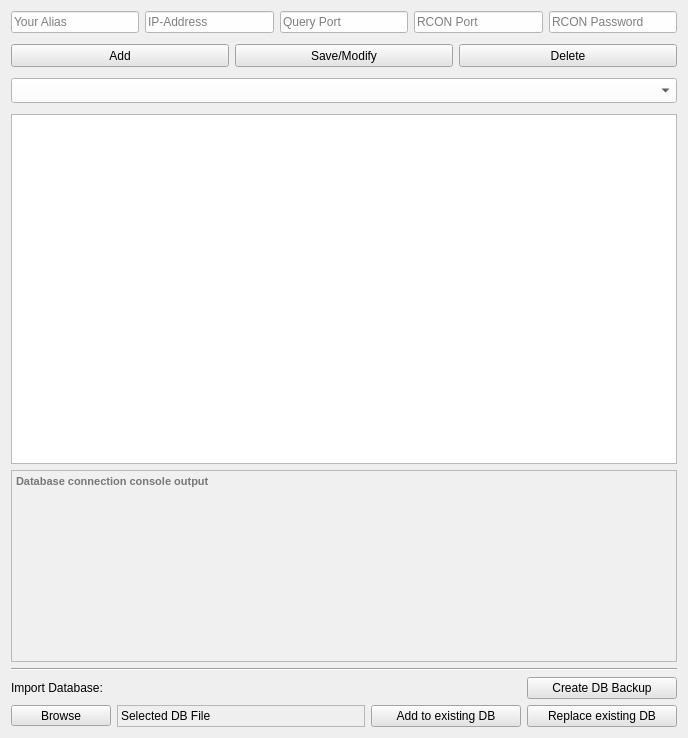
     <widget class="QWidget" name="Tab_Server">
      <attribute name="title">
       <string>Server Manager</string>
      </attribute>
      <layout class="QVBoxLayout" name="verticalLayout_20">
       <item>
        <layout class="QVBoxLayout" name="verticalLayout_19">
         <item>
          <layout class="QVBoxLayout" name="verticalLayout_18">
           <item>
            <layout class="QHBoxLayout" name="horizontalLayout_15">
             <item>
              <widget class="QLineEdit" name="server_alias">
               <property name="minimumSize">
                <size>
                 <width>105</width>
                 <height>20</height>
                </size>
               </property>
               <property name="toolTip">
                <string>Alias Name of the server</string>
               </property>
               <property name="statusTip">
                <string>Alias Name of the server</string>
               </property>
               <property name="styleSheet">
                <string notr="true">background-color:rgb(254, 254, 254);</string>
               </property>
               <property name="text">
                <string/>
               </property>
               <property name="placeholderText">
                <string>Your Alias</string>
               </property>
              </widget>
             </item>
             <item>
              <widget class="QLineEdit" name="server_ip">
               <property name="minimumSize">
                <size>
                 <width>105</width>
                 <height>20</height>
                </size>
               </property>
               <property name="toolTip">
                <string>IP Address of the server</string>
               </property>
               <property name="statusTip">
                <string>IP Address of the server</string>
               </property>
               <property name="styleSheet">
                <string notr="true">background-color:rgb(254, 254, 254);</string>
               </property>
               <property name="text">
                <string/>
               </property>
               <property name="placeholderText">
                <string>IP-Address</string>
               </property>
              </widget>
             </item>
             <item>
              <widget class="QLineEdit" name="server_query">
               <property name="minimumSize">
                <size>
                 <width>106</width>
                 <height>20</height>
                </size>
               </property>
               <property name="toolTip">
                <string>Query Port of the server</string>
               </property>
               <property name="statusTip">
                <string>Query Port of the server</string>
               </property>
               <property name="styleSheet">
                <string notr="true">background-color:rgb(254, 254, 254);</string>
               </property>
               <property name="text">
                <string/>
               </property>
               <property name="placeholderText">
                <string>Query Port</string>
               </property>
              </widget>
             </item>
             <item>
              <widget class="QLineEdit" name="server_rconport">
               <property name="minimumSize">
                <size>
                 <width>105</width>
                 <height>20</height>
                </size>
               </property>
               <property name="toolTip">
                <string>RCON Port of the server</string>
               </property>
               <property name="statusTip">
                <string>RCON Port of the server</string>
               </property>
               <property name="layoutDirection">
                <enum>Qt::LeftToRight</enum>
               </property>
               <property name="styleSheet">
                <string notr="true">background-color:rgb(254, 254, 254);</string>
               </property>
               <property name="text">
                <string/>
               </property>
               <property name="placeholderText">
                <string>RCON Port</string>
               </property>
              </widget>
             </item>
             <item>
              <widget class="QLineEdit" name="server_rconpw">
               <property name="minimumSize">
                <size>
                 <width>105</width>
                 <height>20</height>
                </size>
               </property>
               <property name="toolTip">
                <string>RCON Password of the server</string>
               </property>
               <property name="statusTip">
                <string>RCON Password of the server</string>
               </property>
               <property name="layoutDirection">
                <enum>Qt::LeftToRight</enum>
               </property>
               <property name="styleSheet">
                <string notr="true">background-color:rgb(254, 254, 254);</string>
               </property>
               <property name="text">
                <string/>
               </property>
               <property name="echoMode">
                <enum>QLineEdit::PasswordEchoOnEdit</enum>
               </property>
               <property name="placeholderText">
                <string>RCON Password</string>
               </property>
              </widget>
             </item>
            </layout>
           </item>
           <item>
            <spacer name="verticalSpacer_10">
             <property name="orientation">
              <enum>Qt::Vertical</enum>
             </property>
             <property name="sizeType">
              <enum>QSizePolicy::Minimum</enum>
             </property>
             <property name="sizeHint" stdset="0">
              <size>
               <width>20</width>
               <height>5</height>
              </size>
             </property>
            </spacer>
           </item>
           <item>
            <layout class="QHBoxLayout" name="horizontalLayout_16">
             <item>
              <widget class="QPushButton" name="btn_server_add">
               <property name="sizePolicy">
                <sizepolicy hsizetype="Expanding" vsizetype="Fixed">
                 <horstretch>0</horstretch>
                 <verstretch>0</verstretch>
                </sizepolicy>
               </property>
               <property name="minimumSize">
                <size>
                 <width>0</width>
                 <height>23</height>
                </size>
               </property>
               <property name="toolTip">
                <string>Add a server to the Database</string>
               </property>
               <property name="statusTip">
                <string>Add a server to the Database</string>
               </property>
               <property name="layoutDirection">
                <enum>Qt::LeftToRight</enum>
               </property>
               <property name="styleSheet">
                <string notr="true">background-color:rgb(228, 228, 228)
</string>
               </property>
               <property name="text">
                <string>Add</string>
               </property>
              </widget>
             </item>
             <item>
              <widget class="QPushButton" name="btn_server_modify">
               <property name="sizePolicy">
                <sizepolicy hsizetype="Expanding" vsizetype="Fixed">
                 <horstretch>0</horstretch>
                 <verstretch>0</verstretch>
                </sizepolicy>
               </property>
               <property name="minimumSize">
                <size>
                 <width>0</width>
                 <height>23</height>
                </size>
               </property>
               <property name="toolTip">
                <string>Save and edited server to the Database</string>
               </property>
               <property name="statusTip">
                <string>Save and edited server to the Database</string>
               </property>
               <property name="layoutDirection">
                <enum>Qt::LeftToRight</enum>
               </property>
               <property name="styleSheet">
                <string notr="true">background-color:rgb(228, 228, 228)
</string>
               </property>
               <property name="text">
                <string>Save/Modify</string>
               </property>
              </widget>
             </item>
             <item>
              <widget class="QPushButton" name="btn_server_delete">
               <property name="sizePolicy">
                <sizepolicy hsizetype="Expanding" vsizetype="Fixed">
                 <horstretch>0</horstretch>
                 <verstretch>0</verstretch>
                </sizepolicy>
               </property>
               <property name="minimumSize">
                <size>
                 <width>0</width>
                 <height>23</height>
                </size>
               </property>
               <property name="toolTip">
                <string>Delete a server from the Database</string>
               </property>
               <property name="statusTip">
                <string>Delete a server from the Database</string>
               </property>
               <property name="layoutDirection">
                <enum>Qt::LeftToRight</enum>
               </property>
               <property name="styleSheet">
                <string notr="true">background-color:rgb(228, 228, 228)
</string>
               </property>
               <property name="text">
                <string>Delete</string>
               </property>
              </widget>
             </item>
            </layout>
           </item>
           <item>
            <spacer name="verticalSpacer_11">
             <property name="orientation">
              <enum>Qt::Vertical</enum>
             </property>
             <property name="sizeType">
              <enum>QSizePolicy::Minimum</enum>
             </property>
             <property name="sizeHint" stdset="0">
              <size>
               <width>20</width>
               <height>5</height>
              </size>
             </property>
            </spacer>
           </item>
           <item>
            <widget class="QComboBox" name="dropdown_server_list">
             <property name="sizePolicy">
              <sizepolicy hsizetype="Expanding" vsizetype="Fixed">
               <horstretch>0</horstretch>
               <verstretch>0</verstretch>
              </sizepolicy>
             </property>
             <property name="minimumSize">
              <size>
               <width>552</width>
               <height>25</height>
              </size>
             </property>
             <property name="font">
              <font>
               <pointsize>9</pointsize>
               <weight>50</weight>
               <bold>false</bold>
              </font>
             </property>
             <property name="toolTip">
              <string>Select Server to modify/delete from List</string>
             </property>
             <property name="statusTip">
              <string>Select Server to modify/delete from List</string>
             </property>
             <property name="styleSheet">
              <string notr="true">background-color:rgb(254, 254, 254);</string>
             </property>
             <property name="editable">
              <bool>false</bool>
             </property>
             <property name="currentText">
              <string>Select Server to modify/delete from List</string>
             </property>
             <property name="placeholderText">
              <string>Select Server to modify/delete from List</string>
             </property>
            </widget>
           </item>
           <item>
            <spacer name="verticalSpacer_12">
             <property name="orientation">
              <enum>Qt::Vertical</enum>
             </property>
             <property name="sizeType">
              <enum>QSizePolicy::Minimum</enum>
             </property>
             <property name="sizeHint" stdset="0">
              <size>
               <width>20</width>
               <height>5</height>
              </size>
             </property>
            </spacer>
           </item>
           <item>
            <widget class="QTableWidget" name="tbl_server_manager">
             <property name="minimumSize">
              <size>
               <width>0</width>
               <height>350</height>
              </size>
             </property>
             <property name="mouseTracking">
              <bool>true</bool>
             </property>
             <property name="autoFillBackground">
              <bool>false</bool>
             </property>
             <property name="styleSheet">
              <string notr="true"/>
             </property>
             <property name="frameShadow">
              <enum>QFrame::Sunken</enum>
             </property>
             <property name="verticalScrollBarPolicy">
              <enum>Qt::ScrollBarAsNeeded</enum>
             </property>
             <property name="horizontalScrollBarPolicy">
              <enum>Qt::ScrollBarAlwaysOff</enum>
             </property>
             <property name="sizeAdjustPolicy">
              <enum>QAbstractScrollArea::AdjustToContentsOnFirstShow</enum>
             </property>
             <property name="editTriggers">
              <set>QAbstractItemView::NoEditTriggers</set>
             </property>
             <property name="alternatingRowColors">
              <bool>true</bool>
             </property>
             <property name="textElideMode">
              <enum>Qt::ElideNone</enum>
             </property>
             <property name="sortingEnabled">
              <bool>false</bool>
             </property>
             <attribute name="horizontalHeaderVisible">
              <bool>false</bool>
             </attribute>
             <attribute name="horizontalHeaderCascadingSectionResizes">
              <bool>true</bool>
             </attribute>
             <attribute name="horizontalHeaderMinimumSectionSize">
              <number>130</number>
             </attribute>
             <attribute name="horizontalHeaderDefaultSectionSize">
              <number>130</number>
             </attribute>
             <attribute name="horizontalHeaderShowSortIndicator" stdset="0">
              <bool>true</bool>
             </attribute>
             <attribute name="horizontalHeaderStretchLastSection">
              <bool>true</bool>
             </attribute>
             <attribute name="verticalHeaderVisible">
              <bool>false</bool>
             </attribute>
             <attribute name="verticalHeaderMinimumSectionSize">
              <number>15</number>
             </attribute>
             <attribute name="verticalHeaderDefaultSectionSize">
              <number>23</number>
             </attribute>
             <attribute name="verticalHeaderStretchLastSection">
              <bool>false</bool>
             </attribute>
             <column>
              <property name="text">
               <string>Alias</string>
              </property>
              <property name="textAlignment">
               <set>AlignCenter</set>
              </property>
             </column>
             <column>
              <property name="text">
               <string>IP-Address</string>
              </property>
              <property name="textAlignment">
               <set>AlignCenter</set>
              </property>
             </column>
             <column>
              <property name="text">
               <string>Query Port</string>
              </property>
              <property name="textAlignment">
               <set>AlignCenter</set>
              </property>
             </column>
             <column>
              <property name="text">
               <string>RCON Port</string>
              </property>
              <property name="textAlignment">
               <set>AlignCenter</set>
              </property>
             </column>
             <column>
              <property name="text">
               <string>RCON Password</string>
              </property>
              <property name="textAlignment">
               <set>AlignCenter</set>
              </property>
             </column>
            </widget>
           </item>
           <item>
            <widget class="QTextEdit" name="label_db_console">
             <property name="sizePolicy">
              <sizepolicy hsizetype="Expanding" vsizetype="MinimumExpanding">
               <horstretch>0</horstretch>
               <verstretch>0</verstretch>
              </sizepolicy>
             </property>
             <property name="minimumSize">
              <size>
               <width>0</width>
               <height>100</height>
              </size>
             </property>
             <property name="maximumSize">
              <size>
               <width>16777215</width>
               <height>166655</height>
              </size>
             </property>
             <property name="font">
              <font>
               <pointsize>8</pointsize>
               <weight>75</weight>
               <bold>true</bold>
               <kerning>true</kerning>
              </font>
             </property>
             <property name="toolTip">
              <string>Output Console of Database Connection</string>
             </property>
             <property name="statusTip">
              <string>Output Console of Database Connection</string>
             </property>
             <property name="autoFillBackground">
              <bool>false</bool>
             </property>
             <property name="styleSheet">
              <string notr="true">background-image: url(:/img/img/sbck.png);
background-color: #f0f0f0;
background-position: center;
background-repeat: no-repeat;

</string>
             </property>
             <property name="verticalScrollBarPolicy">
              <enum>Qt::ScrollBarAlwaysOff</enum>
             </property>
             <property name="readOnly">
              <bool>false</bool>
             </property>
             <property name="html">
              <string>&lt;!DOCTYPE HTML PUBLIC &quot;-//W3C//DTD HTML 4.0//EN&quot; &quot;http://www.w3.org/TR/REC-html40/strict.dtd&quot;&gt;
&lt;html&gt;&lt;head&gt;&lt;meta name=&quot;qrichtext&quot; content=&quot;1&quot; /&gt;&lt;style type=&quot;text/css&quot;&gt;
p, li { white-space: pre-wrap; }
&lt;/style&gt;&lt;/head&gt;&lt;body style=&quot; font-family:'MS Shell Dlg 2'; font-size:8pt; font-weight:600; font-style:normal;&quot;&gt;
&lt;p style=&quot;-qt-paragraph-type:empty; margin-top:0px; margin-bottom:0px; margin-left:0px; margin-right:0px; -qt-block-indent:0; text-indent:0px; font-size:7pt; font-weight:400;&quot;&gt;&lt;br /&gt;&lt;/p&gt;&lt;/body&gt;&lt;/html&gt;</string>
             </property>
             <property name="placeholderText">
              <string>Database connection console output</string>
             </property>
            </widget>
           </item>
           <item>
            <widget class="Line" name="line_6">
             <property name="orientation">
              <enum>Qt::Horizontal</enum>
             </property>
            </widget>
           </item>
          </layout>
         </item>
         <item>
          <layout class="QHBoxLayout" name="horizontalLayout_29">
           <item>
            <widget class="QLabel" name="label_13">
             <property name="font">
              <font>
               <pointsize>9</pointsize>
               <weight>50</weight>
               <bold>false</bold>
              </font>
             </property>
             <property name="text">
              <string>Import Database:</string>
             </property>
            </widget>
           </item>
           <item>
            <widget class="QPushButton" name="btn_exec_db_backup">
             <property name="minimumSize">
              <size>
               <width>150</width>
               <height>0</height>
              </size>
             </property>
             <property name="maximumSize">
              <size>
               <width>150</width>
               <height>16777215</height>
              </size>
             </property>
             <property name="styleSheet">
              <string notr="true">background-color:rgb(228, 228, 228)
</string>
             </property>
             <property name="text">
              <string>Create DB Backup</string>
             </property>
            </widget>
           </item>
          </layout>
         </item>
         <item>
          <layout class="QHBoxLayout" name="horizontalLayout_18">
           <item>
            <widget class="QToolButton" name="btn_select_database">
             <property name="minimumSize">
              <size>
               <width>100</width>
               <height>0</height>
              </size>
             </property>
             <property name="styleSheet">
              <string notr="true">background-color:rgb(228, 228, 228)
</string>
             </property>
             <property name="text">
              <string>Browse</string>
             </property>
            </widget>
           </item>
           <item>
            <widget class="QLabel" name="label_selected_db">
             <property name="minimumSize">
              <size>
               <width>200</width>
               <height>0</height>
              </size>
             </property>
             <property name="frameShape">
              <enum>QFrame::StyledPanel</enum>
             </property>
             <property name="frameShadow">
              <enum>QFrame::Sunken</enum>
             </property>
             <property name="text">
              <string>Selected DB File</string>
             </property>
            </widget>
           </item>
           <item>
            <widget class="QPushButton" name="btn_add_database">
             <property name="minimumSize">
              <size>
               <width>150</width>
               <height>0</height>
              </size>
             </property>
             <property name="maximumSize">
              <size>
               <width>150</width>
               <height>16777215</height>
              </size>
             </property>
             <property name="styleSheet">
              <string notr="true">background-color:rgb(228, 228, 228)
</string>
             </property>
             <property name="text">
              <string>Add to existing DB</string>
             </property>
            </widget>
           </item>
           <item>
            <widget class="QPushButton" name="btn_replace_database">
             <property name="minimumSize">
              <size>
               <width>150</width>
               <height>0</height>
              </size>
             </property>
             <property name="maximumSize">
              <size>
               <width>150</width>
               <height>16777215</height>
              </size>
             </property>
             <property name="styleSheet">
              <string notr="true">background-color:rgb(228, 228, 228)
</string>
             </property>
             <property name="text">
              <string>Replace existing DB</string>
             </property>
            </widget>
           </item>
          </layout>
         </item>
        </layout>
       </item>
      </layout>
     </widget>
